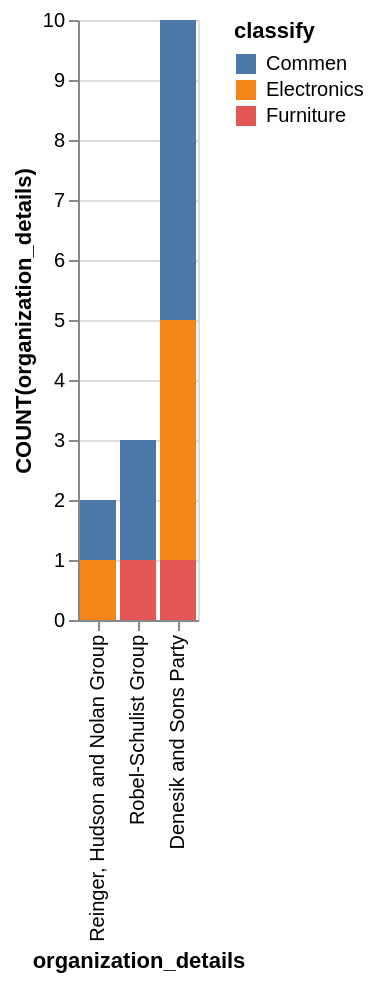

Write a Vega-Lite specification for this figure.
### Vega-Lite specification from a JSON file in a GitHub repository (floating-point values rounded to 4 significant figures)
{"data": {"values": [{"x_data": "Reinger, Hudson and Nolan Group", "y_data": 1, "classify": "Commen"}, {"x_data": "Robel-Schulist Group", "y_data": 2, "classify": "Commen"}, {"x_data": "Denesik and Sons Party", "y_data": 5, "classify": "Commen"}, {"x_data": "Reinger, Hudson and Nolan Group", "y_data": 1, "classify": "Electronics"}, {"x_data": "Robel-Schulist Group", "y_data": 0, "classify": "Electronics"}, {"x_data": "Denesik and Sons Party", "y_data": 4, "classify": "Electronics"}, {"x_data": "Reinger, Hudson and Nolan Group", "y_data": 0, "classify": "Furniture"}, {"x_data": "Robel-Schulist Group", "y_data": 1, "classify": "Furniture"}, {"x_data": "Denesik and Sons Party", "y_data": 1, "classify": "Furniture"}]}, "mark": "bar", "encoding": {"x": {"field": "x_data", "type": "nominal", "title": "organization_details", "sort": {"op": "sum", "field": "y_data", "order": "ascending"}}, "y": {"field": "y_data", "type": "quantitative", "title": "COUNT(organization_details)"}, "color": {"field": "classify"}}}
